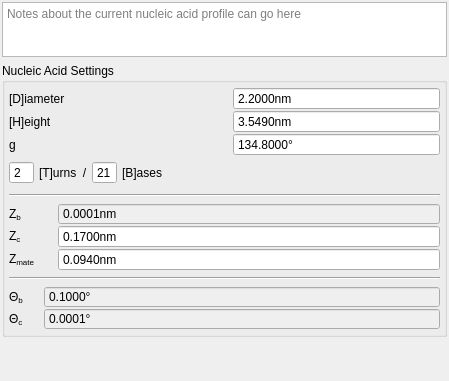
<?xml version="1.0" encoding="UTF-8"?>
<ui version="4.0">
 <class>Form</class>
 <widget class="QWidget" name="Form">
  <property name="geometry">
   <rect>
    <x>0</x>
    <y>0</y>
    <width>449</width>
    <height>381</height>
   </rect>
  </property>
  <property name="windowTitle">
   <string>Form</string>
  </property>
  <layout class="QVBoxLayout" name="verticalLayout">
   <property name="leftMargin">
    <number>2</number>
   </property>
   <property name="topMargin">
    <number>2</number>
   </property>
   <property name="rightMargin">
    <number>2</number>
   </property>
   <property name="bottomMargin">
    <number>2</number>
   </property>
   <item>
    <widget class="QPlainTextEdit" name="notes_area">
     <property name="maximumSize">
      <size>
       <width>16777215</width>
       <height>55</height>
      </size>
     </property>
     <property name="placeholderText">
      <string>Notes about the current nucleic acid profile can go here</string>
     </property>
    </widget>
   </item>
   <item>
    <widget class="QGroupBox" name="nucleic_acid_settings">
     <property name="title">
      <string>Nucleic Acid Settings</string>
     </property>
     <layout class="QGridLayout" name="gridLayout_4">
      <property name="leftMargin">
       <number>4</number>
      </property>
      <property name="topMargin">
       <number>4</number>
      </property>
      <property name="rightMargin">
       <number>4</number>
      </property>
      <property name="bottomMargin">
       <number>4</number>
      </property>
      <property name="horizontalSpacing">
       <number>5</number>
      </property>
      <property name="verticalSpacing">
       <number>6</number>
      </property>
      <item row="9" column="0" colspan="2">
       <layout class="QGridLayout" name="gridLayout_3">
        <property name="horizontalSpacing">
         <number>20</number>
        </property>
        <item row="4" column="0">
         <widget class="QLabel" name="theta_c_label">
          <property name="enabled">
           <bool>true</bool>
          </property>
          <property name="sizePolicy">
           <sizepolicy hsizetype="Fixed" vsizetype="Preferred">
            <horstretch>0</horstretch>
            <verstretch>0</verstretch>
           </sizepolicy>
          </property>
          <property name="cursor">
           <cursorShape>ArrowCursor</cursorShape>
          </property>
          <property name="toolTip">
           <string/>
          </property>
          <property name="statusTip">
           <string/>
          </property>
          <property name="whatsThis">
           <string/>
          </property>
          <property name="text">
           <string>Θ&lt;sub&gt;c&lt;/sub&gt;</string>
          </property>
         </widget>
        </item>
        <item row="3" column="1">
         <widget class="QDoubleSpinBox" name="theta_b">
          <property name="enabled">
           <bool>false</bool>
          </property>
          <property name="statusTip">
           <string/>
          </property>
          <property name="styleSheet">
           <string notr="true">QDoubleSpinBox::disabled{background-color: rgb(240, 240,
                                                240); color: black}
                                            </string>
          </property>
          <property name="readOnly">
           <bool>false</bool>
          </property>
          <property name="buttonSymbols">
           <enum>QAbstractSpinBox::NoButtons</enum>
          </property>
          <property name="specialValueText">
           <string/>
          </property>
          <property name="accelerated">
           <bool>false</bool>
          </property>
          <property name="showGroupSeparator" stdset="0">
           <bool>false</bool>
          </property>
          <property name="suffix">
           <string notr="true">°</string>
          </property>
          <property name="decimals">
           <number>4</number>
          </property>
          <property name="minimum">
           <double>0.000100000000000</double>
          </property>
          <property name="maximum">
           <double>360.000000000000000</double>
          </property>
          <property name="singleStep">
           <double>0.500000000000000</double>
          </property>
          <property name="value">
           <double>0.100000000000000</double>
          </property>
         </widget>
        </item>
        <item row="4" column="1">
         <widget class="QDoubleSpinBox" name="theta_c">
          <property name="enabled">
           <bool>false</bool>
          </property>
          <property name="styleSheet">
           <string notr="true">QDoubleSpinBox::disabled{background-color: rgb(240, 240,
                                                240); color: black}
                                            </string>
          </property>
          <property name="buttonSymbols">
           <enum>QAbstractSpinBox::NoButtons</enum>
          </property>
          <property name="specialValueText">
           <string/>
          </property>
          <property name="accelerated">
           <bool>false</bool>
          </property>
          <property name="showGroupSeparator" stdset="0">
           <bool>false</bool>
          </property>
          <property name="suffix">
           <string notr="true">°</string>
          </property>
          <property name="decimals">
           <number>4</number>
          </property>
          <property name="minimum">
           <double>0.000100000000000</double>
          </property>
          <property name="maximum">
           <double>360.000000000000000</double>
          </property>
          <property name="singleStep">
           <double>0.500000000000000</double>
          </property>
         </widget>
        </item>
        <item row="3" column="0">
         <widget class="QLabel" name="theta_b_label">
          <property name="enabled">
           <bool>true</bool>
          </property>
          <property name="sizePolicy">
           <sizepolicy hsizetype="Fixed" vsizetype="Preferred">
            <horstretch>0</horstretch>
            <verstretch>0</verstretch>
           </sizepolicy>
          </property>
          <property name="cursor">
           <cursorShape>ArrowCursor</cursorShape>
          </property>
          <property name="toolTip">
           <string/>
          </property>
          <property name="statusTip">
           <string/>
          </property>
          <property name="whatsThis">
           <string/>
          </property>
          <property name="text">
           <string>Θ&lt;sub&gt;b&lt;/sub&gt;</string>
          </property>
         </widget>
        </item>
       </layout>
      </item>
      <item row="7" column="0" colspan="2">
       <widget class="Line" name="line">
        <property name="orientation">
         <enum>Qt::Horizontal</enum>
        </property>
       </widget>
      </item>
      <item row="2" column="0" colspan="2">
       <widget class="Line" name="nucleic_acid_settings_splitter">
        <property name="orientation">
         <enum>Qt::Horizontal</enum>
        </property>
       </widget>
      </item>
      <item row="1" column="0" colspan="2">
       <layout class="QGridLayout" name="gridLayout_2">
        <property name="horizontalSpacing">
         <number>16</number>
        </property>
        <item row="0" column="1">
         <widget class="QDoubleSpinBox" name="D">
          <property name="toolTip">
           <string/>
          </property>
          <property name="whatsThis">
           <string/>
          </property>
          <property name="buttonSymbols">
           <enum>QAbstractSpinBox::NoButtons</enum>
          </property>
          <property name="suffix">
           <string notr="true">nm</string>
          </property>
          <property name="decimals">
           <number>4</number>
          </property>
          <property name="minimum">
           <double>0.000100000000000</double>
          </property>
          <property name="maximum">
           <double>999999.000000000000000</double>
          </property>
          <property name="singleStep">
           <double>0.500000000000000</double>
          </property>
          <property name="value">
           <double>2.200000000000000</double>
          </property>
         </widget>
        </item>
        <item row="1" column="1">
         <widget class="QDoubleSpinBox" name="H">
          <property name="toolTip">
           <string/>
          </property>
          <property name="buttonSymbols">
           <enum>QAbstractSpinBox::NoButtons</enum>
          </property>
          <property name="suffix">
           <string notr="true">nm</string>
          </property>
          <property name="decimals">
           <number>4</number>
          </property>
          <property name="minimum">
           <double>0.000100000000000</double>
          </property>
          <property name="maximum">
           <double>999999.000000000000000</double>
          </property>
          <property name="singleStep">
           <double>0.500000000000000</double>
          </property>
          <property name="value">
           <double>3.549000000000000</double>
          </property>
         </widget>
        </item>
        <item row="1" column="0">
         <widget class="QLabel" name="H_label">
          <property name="cursor">
           <cursorShape>ArrowCursor</cursorShape>
          </property>
          <property name="toolTip">
           <string>Helical Twist Height</string>
          </property>
          <property name="statusTip">
           <string/>
          </property>
          <property name="text">
           <string>[H]eight</string>
          </property>
         </widget>
        </item>
        <item row="3" column="0" colspan="2">
         <layout class="QHBoxLayout" name="horizontalLayout">
          <property name="topMargin">
           <number>5</number>
          </property>
          <property name="bottomMargin">
           <number>4</number>
          </property>
          <item>
           <widget class="QSpinBox" name="T">
            <property name="toolTip">
             <string>Turns</string>
            </property>
            <property name="whatsThis">
             <string/>
            </property>
            <property name="buttonSymbols">
             <enum>QAbstractSpinBox::NoButtons</enum>
            </property>
            <property name="minimum">
             <number>1</number>
            </property>
            <property name="value">
             <number>2</number>
            </property>
           </widget>
          </item>
          <item>
           <spacer name="horizontalSpacer_2">
            <property name="orientation">
             <enum>Qt::Horizontal</enum>
            </property>
            <property name="sizeType">
             <enum>QSizePolicy::Fixed</enum>
            </property>
            <property name="sizeHint" stdset="0">
             <size>
              <width>5</width>
              <height>20</height>
             </size>
            </property>
           </spacer>
          </item>
          <item>
           <widget class="QLabel" name="T_label">
            <property name="toolTip">
             <string/>
            </property>
            <property name="statusTip">
             <string/>
            </property>
            <property name="text">
             <string>[T]urns</string>
            </property>
           </widget>
          </item>
          <item>
           <spacer name="horizontalSpacer_4">
            <property name="orientation">
             <enum>Qt::Horizontal</enum>
            </property>
            <property name="sizeType">
             <enum>QSizePolicy::Fixed</enum>
            </property>
            <property name="sizeHint" stdset="0">
             <size>
              <width>5</width>
              <height>20</height>
             </size>
            </property>
           </spacer>
          </item>
          <item>
           <widget class="QLabel" name="bases_per_turns_slash">
            <property name="toolTip">
             <string>(per)</string>
            </property>
            <property name="statusTip">
             <string/>
            </property>
            <property name="text">
             <string>/</string>
            </property>
            <property name="alignment">
             <set>Qt::AlignCenter</set>
            </property>
           </widget>
          </item>
          <item>
           <spacer name="horizontalSpacer">
            <property name="orientation">
             <enum>Qt::Horizontal</enum>
            </property>
            <property name="sizeType">
             <enum>QSizePolicy::Fixed</enum>
            </property>
            <property name="sizeHint" stdset="0">
             <size>
              <width>5</width>
              <height>20</height>
             </size>
            </property>
           </spacer>
          </item>
          <item>
           <widget class="QSpinBox" name="B">
            <property name="toolTip">
             <string>Bases</string>
            </property>
            <property name="statusTip">
             <string/>
            </property>
            <property name="whatsThis">
             <string/>
            </property>
            <property name="buttonSymbols">
             <enum>QAbstractSpinBox::NoButtons</enum>
            </property>
            <property name="minimum">
             <number>1</number>
            </property>
            <property name="value">
             <number>21</number>
            </property>
           </widget>
          </item>
          <item>
           <spacer name="horizontalSpacer_5">
            <property name="orientation">
             <enum>Qt::Horizontal</enum>
            </property>
            <property name="sizeType">
             <enum>QSizePolicy::Fixed</enum>
            </property>
            <property name="sizeHint" stdset="0">
             <size>
              <width>5</width>
              <height>20</height>
             </size>
            </property>
           </spacer>
          </item>
          <item>
           <widget class="QLabel" name="B_label">
            <property name="toolTip">
             <string>Bases</string>
            </property>
            <property name="statusTip">
             <string>There are B bases per T turns of the helix</string>
            </property>
            <property name="text">
             <string>[B]ases</string>
            </property>
           </widget>
          </item>
          <item>
           <spacer name="horizontalSpacer_3">
            <property name="orientation">
             <enum>Qt::Horizontal</enum>
            </property>
            <property name="sizeHint" stdset="0">
             <size>
              <width>40</width>
              <height>20</height>
             </size>
            </property>
           </spacer>
          </item>
         </layout>
        </item>
        <item row="0" column="0">
         <widget class="QLabel" name="D_label">
          <property name="cursor">
           <cursorShape>ArrowCursor</cursorShape>
          </property>
          <property name="toolTip">
           <string/>
          </property>
          <property name="statusTip">
           <string/>
          </property>
          <property name="whatsThis">
           <string/>
          </property>
          <property name="text">
           <string>[D]iameter</string>
          </property>
         </widget>
        </item>
        <item row="2" column="1">
         <widget class="QDoubleSpinBox" name="g">
          <property name="buttonSymbols">
           <enum>QAbstractSpinBox::NoButtons</enum>
          </property>
          <property name="suffix">
           <string>°</string>
          </property>
          <property name="decimals">
           <number>4</number>
          </property>
          <property name="minimum">
           <double>0.000100000000000</double>
          </property>
          <property name="maximum">
           <double>360.000000000000000</double>
          </property>
          <property name="value">
           <double>134.800000000000011</double>
          </property>
         </widget>
        </item>
        <item row="2" column="0">
         <widget class="QLabel" name="g_label">
          <property name="text">
           <string>g</string>
          </property>
         </widget>
        </item>
       </layout>
      </item>
      <item row="3" column="0" colspan="2">
       <layout class="QGridLayout" name="gridLayout_7">
        <property name="horizontalSpacing">
         <number>20</number>
        </property>
        <item row="0" column="1">
         <widget class="QDoubleSpinBox" name="Z_b">
          <property name="enabled">
           <bool>false</bool>
          </property>
          <property name="statusTip">
           <string/>
          </property>
          <property name="autoFillBackground">
           <bool>false</bool>
          </property>
          <property name="styleSheet">
           <string notr="true">QDoubleSpinBox::disabled{background-color: rgb(240, 240,
                                                240); color: black}
                                            </string>
          </property>
          <property name="wrapping">
           <bool>false</bool>
          </property>
          <property name="frame">
           <bool>true</bool>
          </property>
          <property name="readOnly">
           <bool>false</bool>
          </property>
          <property name="buttonSymbols">
           <enum>QAbstractSpinBox::NoButtons</enum>
          </property>
          <property name="specialValueText">
           <string/>
          </property>
          <property name="accelerated">
           <bool>false</bool>
          </property>
          <property name="showGroupSeparator" stdset="0">
           <bool>false</bool>
          </property>
          <property name="prefix">
           <string/>
          </property>
          <property name="suffix">
           <string notr="true">nm</string>
          </property>
          <property name="decimals">
           <number>4</number>
          </property>
          <property name="minimum">
           <double>0.000100000000000</double>
          </property>
          <property name="maximum">
           <double>999999.000000000000000</double>
          </property>
          <property name="singleStep">
           <double>0.500000000000000</double>
          </property>
          <property name="value">
           <double>0.000100000000000</double>
          </property>
         </widget>
        </item>
        <item row="1" column="1">
         <widget class="QDoubleSpinBox" name="Z_c">
          <property name="buttonSymbols">
           <enum>QAbstractSpinBox::NoButtons</enum>
          </property>
          <property name="suffix">
           <string notr="true">nm</string>
          </property>
          <property name="decimals">
           <number>4</number>
          </property>
          <property name="minimum">
           <double>0.000100000000000</double>
          </property>
          <property name="maximum">
           <double>999999.000000000000000</double>
          </property>
          <property name="singleStep">
           <double>0.500000000000000</double>
          </property>
          <property name="value">
           <double>0.170000000000000</double>
          </property>
         </widget>
        </item>
        <item row="2" column="0">
         <widget class="QLabel" name="Z_mate_label">
          <property name="text">
           <string>&lt;html&gt;&lt;head/&gt;&lt;body&gt;&lt;p&gt;Z&lt;span style=&quot;
                                                vertical-align:sub;&quot;&gt;mate&lt;/span&gt;&lt;/p&gt;&lt;/body&gt;&lt;/html&gt;
                                            </string>
          </property>
         </widget>
        </item>
        <item row="0" column="0">
         <widget class="QLabel" name="Z_b_label">
          <property name="enabled">
           <bool>true</bool>
          </property>
          <property name="sizePolicy">
           <sizepolicy hsizetype="Fixed" vsizetype="Preferred">
            <horstretch>0</horstretch>
            <verstretch>0</verstretch>
           </sizepolicy>
          </property>
          <property name="cursor">
           <cursorShape>ArrowCursor</cursorShape>
          </property>
          <property name="toolTip">
           <string/>
          </property>
          <property name="statusTip">
           <string/>
          </property>
          <property name="whatsThis">
           <string/>
          </property>
          <property name="text">
           <string>Z&lt;sub&gt;b&lt;/sub&gt;</string>
          </property>
         </widget>
        </item>
        <item row="1" column="0">
         <widget class="QLabel" name="Z_c_label">
          <property name="enabled">
           <bool>true</bool>
          </property>
          <property name="sizePolicy">
           <sizepolicy hsizetype="Fixed" vsizetype="Preferred">
            <horstretch>0</horstretch>
            <verstretch>0</verstretch>
           </sizepolicy>
          </property>
          <property name="cursor">
           <cursorShape>ArrowCursor</cursorShape>
          </property>
          <property name="toolTip">
           <string/>
          </property>
          <property name="statusTip">
           <string/>
          </property>
          <property name="whatsThis">
           <string/>
          </property>
          <property name="text">
           <string>Z&lt;sub&gt;c&lt;/sub&gt;</string>
          </property>
         </widget>
        </item>
        <item row="2" column="1">
         <widget class="QDoubleSpinBox" name="Z_mate">
          <property name="enabled">
           <bool>true</bool>
          </property>
          <property name="styleSheet">
           <string notr="true"/>
          </property>
          <property name="buttonSymbols">
           <enum>QAbstractSpinBox::NoButtons</enum>
          </property>
          <property name="prefix">
           <string/>
          </property>
          <property name="suffix">
           <string>nm</string>
          </property>
          <property name="decimals">
           <number>4</number>
          </property>
          <property name="minimum">
           <double>-10.000000000000000</double>
          </property>
          <property name="maximum">
           <double>10.000000000000000</double>
          </property>
          <property name="value">
           <double>0.094000000000000</double>
          </property>
         </widget>
        </item>
       </layout>
      </item>
     </layout>
    </widget>
   </item>
   <item>
    <spacer name="verticalSpacer">
     <property name="orientation">
      <enum>Qt::Vertical</enum>
     </property>
     <property name="sizeHint" stdset="0">
      <size>
       <width>20</width>
       <height>25</height>
      </size>
     </property>
    </spacer>
   </item>
  </layout>
 </widget>
 <resources/>
 <connections/>
</ui>
